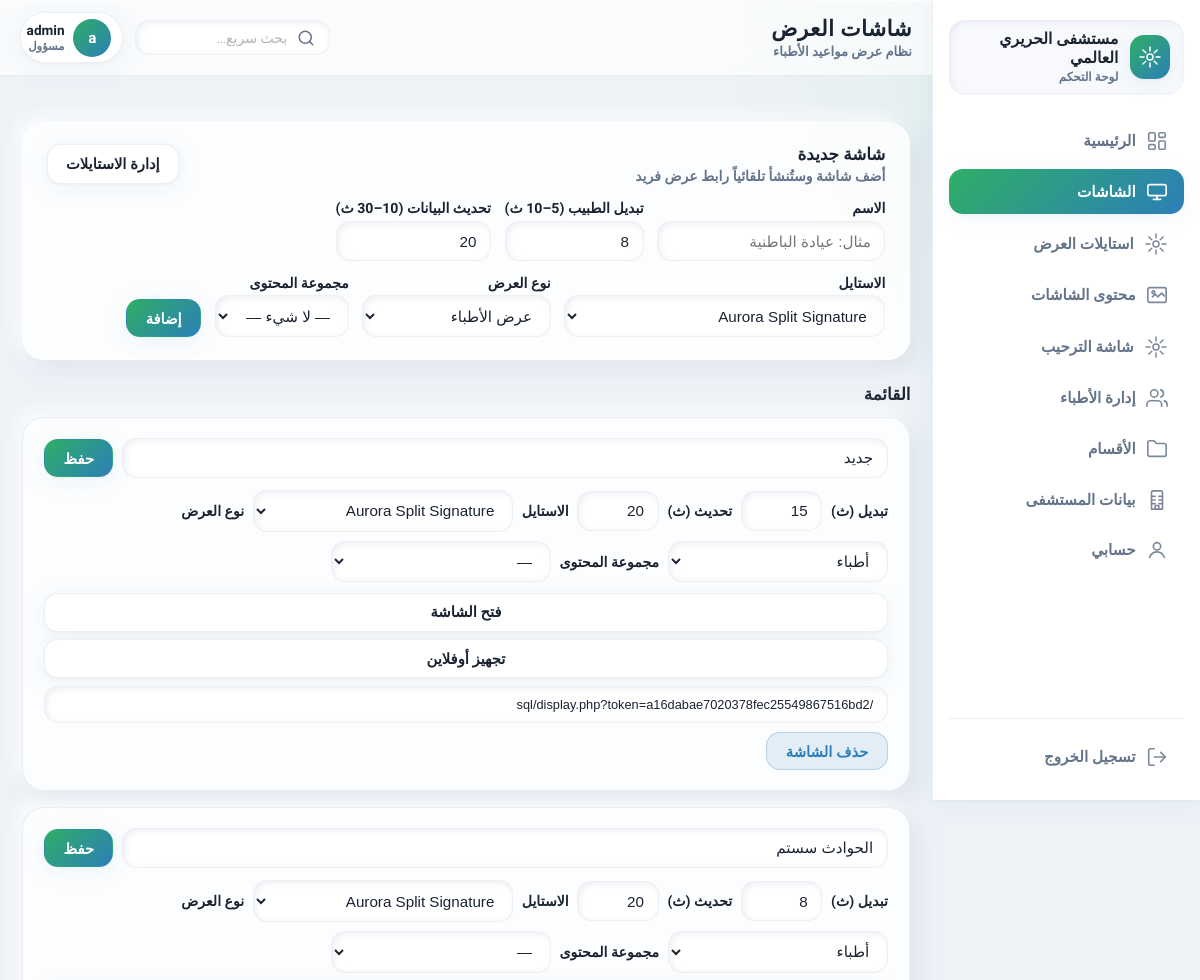
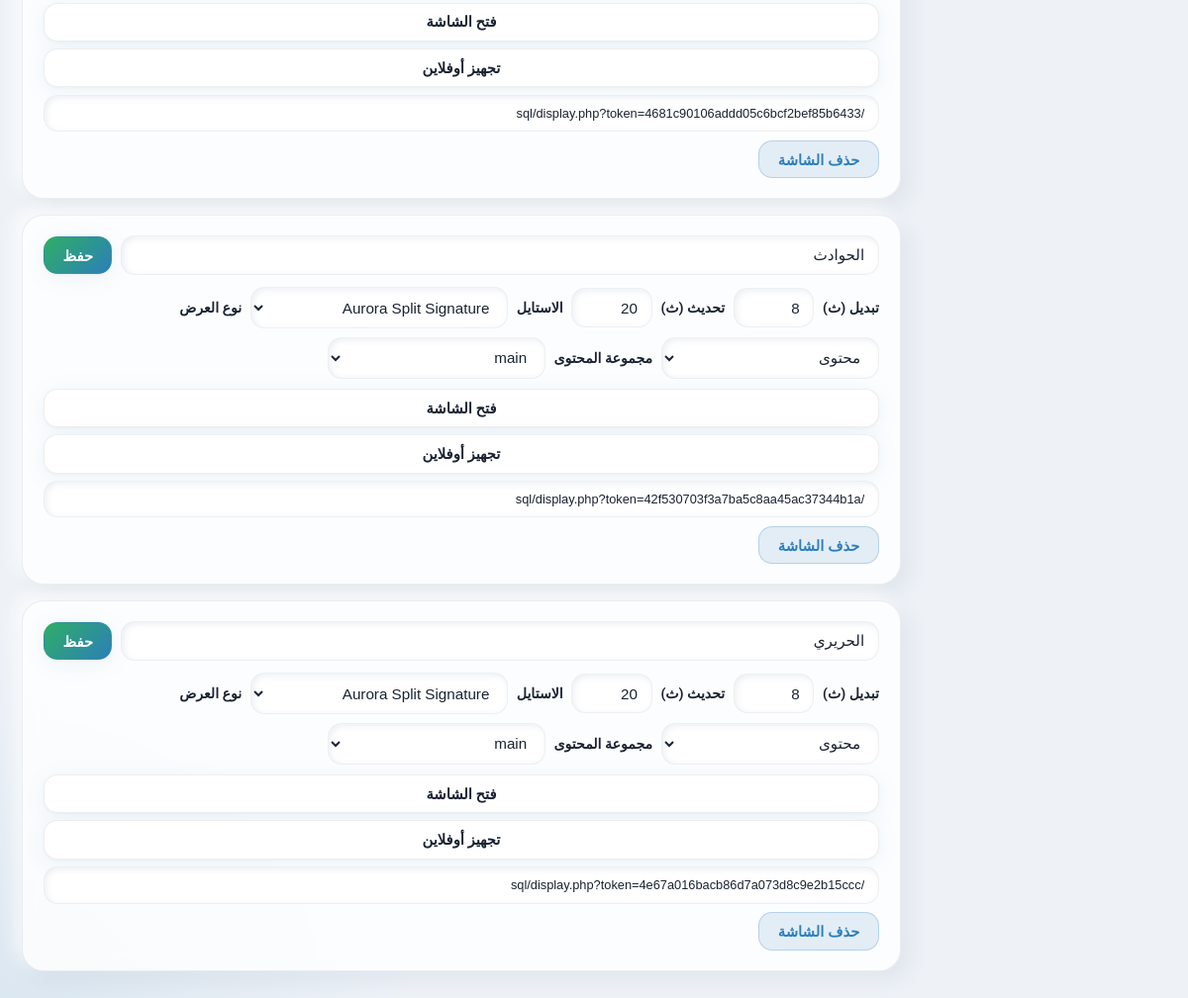
The page /sql/admin/screens.php (signed in) on the database its author committed (2 pictures, top to bottom).
### tables this page shows
CREATE TABLE `hospital_settings` (
  `id` tinyint(3) UNSIGNED NOT NULL DEFAULT 1,
  `name` varchar(255) NOT NULL DEFAULT '',
  `logo_path` varchar(512) DEFAULT NULL,
  `phone` varchar(64) NOT NULL DEFAULT '',
  `email` varchar(191) NOT NULL DEFAULT '',
  `address` text DEFAULT NULL,
  `website` varchar(255) NOT NULL DEFAULT '',
  `social_facebook` varchar(255) NOT NULL DEFAULT '',
  `social_instagram` varchar(255) NOT NULL DEFAULT '',
  `social_x` varchar(255) NOT NULL DEFAULT '',
  `social_youtube` varchar(255) NOT NULL DEFAULT '',
  `default_display_shell` varchar(16) NOT NULL DEFAULT 'classic' COMMENT 'classic|hariri',
  `updated_at` datetime NOT NULL DEFAULT current_timestamp() ON UPDATE current_timestamp()
);

CREATE TABLE `screens` (
  `id` int(10) UNSIGNED NOT NULL,
  `name` varchar(191) NOT NULL,
  `token` char(32) NOT NULL,
  `slide_seconds` tinyint(3) UNSIGNED NOT NULL DEFAULT 8,
  `refresh_seconds` smallint(5) UNSIGNED NOT NULL DEFAULT 20,
  `display_style` varchar(32) NOT NULL DEFAULT 'hero_medical',
  `display_mode` enum('doctors','content') NOT NULL DEFAULT 'doctors',
  `content_group_id` int(10) UNSIGNED DEFAULT NULL,
  `created_at` datetime NOT NULL DEFAULT current_timestamp()
);

CREATE TABLE `content_groups` (
  `id` int(10) UNSIGNED NOT NULL,
  `name` varchar(191) NOT NULL,
  `loop_enabled` tinyint(1) NOT NULL DEFAULT 1,
  `created_at` datetime NOT NULL DEFAULT current_timestamp()
);

### sql/config/config.php (called while the page is built, shortened)
<?php
return [
    'db' => [
        'host' => '127.0.0.1',
        'port' => 3306,
        'name' => 'u785359734_dbharri',
        'user' => 'root',
        'pass' => '',
        'charset' => 'utf8mb4',
    ],
    'base_url' => '',
    'session_name' => 'harri_admin',
    'upload_dir' => dirname(__DIR__) . DIRECTORY_SEPARATOR . 'uploads' . DIRECTORY_SEPARATOR . 'doctors',
    'upload_departments_dir' => dirname(__DIR__) . DIRECTORY_SEPARATOR . 'uploads' . DIRECTORY_SEPARATOR . 'departments',
    'upload_content_dir' => dirname(__DIR__) . DIRECTORY_SEPARATOR . 'uploads' . DIRECTORY_SEPARATOR . 'content',
    'upload_hospital_dir' => dirname(__DIR__) . DIRECTORY_SEPARATOR . 'uploads' . DIRECTORY_SEPARATOR . 'hospital',
    'upload_welcome_dir' => dirname(__DIR__) . DIRECTORY_SEPARATOR . 'uploads' . DIRECTORY_SEPARATOR . 'welcome',
    'upload_admin_dir' => dirname(__DIR__) . DIRECTORY_SEPARATOR . 'uploads' . DIRECTORY_SEPARATOR . 'admin',
    'upload_max_kb' => 4096,
    'allowed_image_mimes' => ['image/jpeg', 'image/png', 'image/webp'],
    'allowed_content_mimes' => ['image/jpeg', 'image/png', 'image/webp', 'image/gif', 'video/mp4', 'video/webm'],
];

### sql/includes/functions.php (called while the page is built, shortened)
<?php
function app_config(): array
{
    static $c = null;
    if ($c === null) {
        $c = require dirname(__DIR__) . '/config/config.php';
    }
    return $c;
}
function base_url(): string
{
    $cfg = app_config();
    $docRoot = realpath((string) ($_SERVER['DOCUMENT_ROOT'] ?? ''));
    $projectRoot = realpath(dirname(__DIR__));
    if ($docRoot !== false && $projectRoot !== false && str_starts_with($projectRoot, $docRoot)) {
        $rel = str_replace('\\', '/', substr($projectRoot, strlen($docRoot)));
        return $rel === '' ? '' : rtrim($rel, '/');
    }
    $script = $_SERVER['SCRIPT_NAME'] ?? '/index.php';
    $dir = str_replace('\\', '/', dirname($script));
    return rtrim($dir, '/');
}
function url(string $path = ''): string
{
    $b = base_url();
    $path = ltrim($path, '/');
    return $b . '/' . $path;
}
function esc(string $s): string
{
    return htmlspecialchars($s, ENT_QUOTES | ENT_HTML5, 'UTF-8');
}

### sql/includes/hospital.php (called while the page is built, shortened)
<?php
function hospital_settings(PDO $pdo): array
{
    $st = $pdo->query('SELECT * FROM hospital_settings WHERE id = 1 LIMIT 1');
    $row = $st->fetch();
    if ($row) {
        return $row;
    }
    return [
        'id' => 1,
        'name' => 'المستشفى',
        'logo_path' => null,
        'phone' => '',
        'email' => '',
        'address' => '',
        'website' => '',
        'social_facebook' => '',
        'social_instagram' => '',
        'social_x' => '',
        'social_youtube' => '',
    ];
}

### sql/includes/auth.php (called while the page is built, shortened)
<?php
require_once dirname(__DIR__) . '/includes/functions.php';
function current_admin(PDO $pdo): ?array
{
    $id = (int) ($_SESSION['admin_id'] ?? 0);
    $st = $pdo->prepare('SELECT id, username, full_name, email, phone, photo_path FROM admin_users WHERE id = ? LIMIT 1');
    $st->execute([$id]);
    $row = $st->fetch();
    return $row ?: null;
}

### sql/admin/screens.php (the view, shortened to what this page needs)
<?php
require_once dirname(__DIR__) . '/includes/auth.php';
require_once dirname(__DIR__) . '/includes/functions.php';
$pdo = db();
$styleRows = $pdo->query('SELECT style_key, name FROM display_styles ORDER BY is_system DESC, name ASC')->fetchAll();
$contentGroups = $pdo->query('SELECT id, name FROM content_groups ORDER BY name ASC')->fetchAll();
$styleOptions = [];
foreach ($styleRows as $sr) {
    $styleOptions[(string) $sr['style_key']] = (string) $sr['name'];
}
$screens = $pdo->query('SELECT id, name, token, slide_seconds, refresh_seconds, display_style, display_mode, content_group_id, created_at FROM screens ORDER BY id DESC')->fetchAll();
$adminPageTitle = 'شاشات العرض';
$adminNav = 'screens';
require_once dirname(__DIR__) . '/includes/admin/header.php';
?>
    <section class="saas-card section">
      <div class="saas-card__head">
        <div>
          <h2 class="saas-card__title">شاشة جديدة</h2>
          <p class="saas-card__sub">أضف شاشة وستُنشأ تلقائياً رابط عرض فريد</p>
        </div>
        <a class="btn btn--ghost" href="<?= esc(url('admin/display_styles.php')) ?>">إدارة الاستايلات</a>
      </div>
      <form method="post" class="form form--row">
        <div class="form__group">
          <label class="form__label">الاسم</label>
          <input class="form__input" name="name" required placeholder="مثال: عيادة الباطنية">
        </div>
        <div class="form__group">
          <label class="form__label">تبديل الطبيب (5–10 ث)</label>
          <input class="form__input form__input--sm" type="number" name="slide_seconds" min="5" max="10" value="8">
        </div>
        <div class="form__group">
          <label class="form__label">تحديث البيانات (10–30 ث)</label>
          <input class="form__input form__input--sm" type="number" name="refresh_seconds" min="10" max="30" value="20">
        </div>
        <div class="form__group">
          <label class="form__label">الاستايل</label>
          <select class="form__input" name="display_style">
            <?php foreach ($styleOptions as $key => $label): ?>
              <option value="<?= esc($key) ?>"><?= esc($label) ?></option>
            <?php endforeach; ?>
          </select>
        </div>
        <div class="form__group">
          <label class="form__label">نوع العرض</label>
          <select class="form__input" name="display_mode">
            <option value="doctors">عرض الأطباء</option>
          </select>
        </div>
        <div class="form__group">
          <label class="form__label">مجموعة المحتوى</label>
          <select class="form__input" name="content_group_id">
            <option value="0">— لا شيء —</option>
          </select>
        </div>
        <button class="btn btn--primary" type="submit" style="align-self:flex-end">إضافة</button>
      </form>
    </section>
    <section class="section">
      <h2 class="section__title">القائمة</h2>
      <?php foreach ($screens as $s): ?>
        <?php
        $link = url('display.php?token=' . $s['token']);
        $offlinePrepLink = url('display.php?token=' . $s['token'] . '&offline_sync=1');
        ?>
        <div class="screen-card">
          <form method="post" class="screen-card__form">
            <div class="screen-card__head">
              <input class="form__input" name="name" value="<?= esc($s['name']) ?>" required>
              <button class="btn btn--primary" type="submit">حفظ</button>
            </div>
            <div class="screen-card__row">
              <label class="form__label">تبديل (ث)</label>
              <input class="form__input form__input--sm" type="number" name="slide_seconds" min="5" max="10" value="<?= (int) $s['slide_seconds'] ?>">
              <label class="form__label">تحديث (ث)</label>
              <input class="form__input form__input--sm" type="number" name="refresh_seconds" min="10" max="30" value="<?= (int) $s['refresh_seconds'] ?>">
              <label class="form__label">الاستايل</label>
              <select class="form__input" name="display_style" style="max-width:260px">
                <?php foreach ($styleOptions as $key => $label): ?>
                  <option value="<?= esc($key) ?>" <?= ($s['display_style'] ?? 'hero_medical') === $key ? 'selected' : '' ?>><?= esc($label) ?></option>
                <?php endforeach; ?>
              </select>
              <label class="form__label">نوع العرض</label>
              <select class="form__input" name="display_mode" style="max-width:220px">
                <option value="doctors" <?= ($s['display_mode'] ?? 'doctors') === 'doctors' ? 'selected' : '' ?>>أطباء</option>
                <option value="content" <?= ($s['display_mode'] ?? '') === 'content' ? 'selected' : '' ?>>محتوى</option>
              </select>
              <label class="form__label">مجموعة المحتوى</label>
              <select class="form__input" name="content_group_id" style="max-width:220px">
                <option value="0">—</option>
                <?php foreach ($contentGroups as $g): ?>
                  <option value="<?= (int) $g['id'] ?>" <?= (int) ($s['content_group_id'] ?? 0) === (int) $g['id'] ? 'selected' : '' ?>><?= esc((string) $g['name']) ?></option>
                <?php endforeach; ?>
              </select>
            </div>
          </form>
          <div class="screen-card__link">
            <a class="btn btn--ghost" href="<?= esc($link) ?>" target="_blank" rel="noopener">فتح الشاشة</a>
            <a
              class="btn btn--ghost"
              href="<?= esc($offlinePrepLink) ?>"
              target="_blank"
              rel="noopener"
              title="يفتح الشاشة ويحمّل الصفحة والبيانات والوسائط للعمل دون إنترنت على هذا المتصفح (يفضّل Chrome/Edge وHTTPS)"
            >تجهيز أوفلاين</a>
            <input type="text" readonly class="form__input form__input--mono" value="<?= esc($link) ?>" onclick="this.select()">
          </div>
          <form method="post" class="screen-card__del" onsubmit="return confirm('حذف الشاشة وجميع أطبائها؟');">
            <button class="btn btn--danger" type="submit">حذف الشاشة</button>
          </form>
        </div>
      <?php endforeach; ?>
    </section>
<?php require_once dirname(__DIR__) . '/includes/admin/footer.php'; ?>

### sql/includes/admin/header.php (shortened to what this page needs)
<?php
require_once dirname(__DIR__, 2) . '/includes/auth.php';
require_once __DIR__ . '/icons.php';
require_once dirname(__DIR__, 2) . '/includes/hospital.php';
$pdo = db();
$hs = hospital_settings($pdo);
$adminProfile = current_admin($pdo);
$adminUser = isset($_SESSION['admin_user']) ? (string) $_SESSION['admin_user'] : 'مسؤول';
$displayName = trim((string) ($adminProfile['full_name'] ?? '')) !== '' ? (string) $adminProfile['full_name'] : $adminUser;
$initial = function_exists('mb_substr') ? mb_substr($displayName, 0, 1) : substr($displayName, 0, 1);
$avatarUrl = !empty($adminProfile['photo_path']) ? url('uploads/admin/' . basename((string) $adminProfile['photo_path'])) : null;
$sidebarBrand = trim((string) ($hs['name'] ?? '')) !== '' ? (string) $hs['name'] : 'مواعيد الأطباء';
?><!DOCTYPE html>
<html lang="ar" dir="rtl">
<head>
  <link rel="stylesheet" href="<?= esc(url('assets/css/admin.css')) ?>?v=7">
</head>
<body class="admin-body admin-app">
  <div class="saas-shell">
    <aside class="saas-sidebar" id="saasSidebar">
      <div class="saas-sidebar__brand">
        <span class="saas-sidebar__logo" aria-hidden="true"><?= ic_spark() ?></span>
        <div class="saas-sidebar__titles">
          <span class="saas-sidebar__name"><?= esc($sidebarBrand) ?></span>
          <span class="saas-sidebar__tag">لوحة التحكم</span>
        </div>
      </div>
      <nav class="saas-sidebar__nav" aria-label="التنقل الرئيسي">
        <a class="saas-navlink <?= $adminNav === 'dashboard' ? 'is-active' : '' ?>" href="<?= esc(url('admin/dashboard.php')) ?>">
          <span>الرئيسية</span>
        </a>
        <a class="saas-navlink <?= $adminNav === 'screens' ? 'is-active' : '' ?>" href="<?= esc(url('admin/screens.php')) ?>">
          <?= ic_monitor() ?>
          <span>الشاشات</span>
        </a>
        <a class="saas-navlink <?= $adminNav === 'display_styles' ? 'is-active' : '' ?>" href="<?= esc(url('admin/display_styles.php')) ?>">
          <span>استايلات العرض</span>
        </a>
        <a class="saas-navlink <?= $adminNav === 'display_content' ? 'is-active' : '' ?>" href="<?= esc(url('admin/display_content.php')) ?>">
          <?= ic_media() ?>
          <span>محتوى الشاشات</span>
        </a>
        <a class="saas-navlink <?= $adminNav === 'welcome_screen' ? 'is-active' : '' ?>" href="<?= esc(url('admin/welcome_screen.php')) ?>">
          <span>شاشة الترحيب</span>
        </a>
        <a class="saas-navlink <?= $adminNav === 'doctors' ? 'is-active' : '' ?>" href="<?= esc(url('admin/doctors.php')) ?>">
          <span>إدارة الأطباء</span>
        </a>
        <a class="saas-navlink <?= $adminNav === 'departments' ? 'is-active' : '' ?>" href="<?= esc(url('admin/departments.php')) ?>">
          <span>الأقسام</span>
        </a>
        <a class="saas-navlink <?= $adminNav === 'hospital' ? 'is-active' : '' ?>" href="<?= esc(url('admin/hospital.php')) ?>">
          <span>بيانات المستشفى</span>
        </a>
        <a class="saas-navlink <?= $adminNav === 'account' ? 'is-active' : '' ?>" href="<?= esc(url('admin/account.php')) ?>">
          <?= ic_user_circle() ?>
          <span>حسابي</span>
        </a>
      </nav>
      <div class="saas-sidebar__bottom">
        <a class="saas-navlink saas-navlink--muted" href="<?= esc(url('admin/logout.php')) ?>">
          <?= ic_logout() ?>
          <span>تسجيل الخروج</span>
        </a>
      </div>
    </aside>
    <div class="saas-layout">
      <header class="saas-topbar">
        <div class="saas-topbar__crumb">
          <h1 class="saas-topbar__title"><?= esc($adminPageTitle) ?></h1>
          <p class="saas-topbar__hint">نظام عرض مواعيد الأطباء</p>
        </div>
        <div class="saas-topbar__tools">
          <label class="saas-search" aria-label="بحث">
            <?= ic_search() ?>
            <input type="search" class="saas-search__input" placeholder="بحث سريع…" autocomplete="off" disabled title="قريباً">
          </label>
          <a class="saas-user saas-user--link" href="<?= esc(url('admin/account.php')) ?>">
            <?php if ($avatarUrl): ?>
              <img class="saas-user__avatar-img" src="<?= esc($avatarUrl) ?>" width="38" height="38" alt="">
            <?php else: ?>
              <span class="saas-user__avatar" aria-hidden="true"><?= esc($initial) ?></span>
            <?php endif; ?>
            <span class="saas-user__meta">
              <span class="saas-user__name"><?= esc($displayName) ?></span>
              <span class="saas-user__role">مسؤول</span>
            </span>
          </a>
        </div>
      </header>
      <main class="<?= esc($adminMainClass ?? 'saas-main') ?>">

### rows shown on the page
hospital_settings: name "مستشفى الحريري العالمي"
screens: name "جديد", slide_seconds "15", refresh_seconds "20", display_style "Aurora Split Signature", display_mode "أطباء", token "/sql/display.php?token=a16dabae7020378fec25549867516bd2"
screens: name "الحوادث سستم", slide_seconds "8", refresh_seconds "20", display_mode "أطباء", token "/sql/display.php?token=4681c90106addd05c6bcf2bef85b6433"
screens: name "الحوادث", slide_seconds "8", refresh_seconds "20", display_style "Aurora Split Signature", display_mode "محتوى", content_group_id "main", token "/sql/display.php?token=42f530703f3a7ba5c8aa45ac37344b1a"
screens: name "الحريري", slide_seconds "8", refresh_seconds "20", display_style "Aurora Split Signature", display_mode "محتوى", content_group_id "main", token "/sql/display.php?token=4e67a016bacb86d7a073d8c9e2b15ccc"

### other values the page prints
$adminPageTitle "شاشات العرض"
$initial "a"
$displayName "admin"
form field display_style "Aurora Split Signature"
